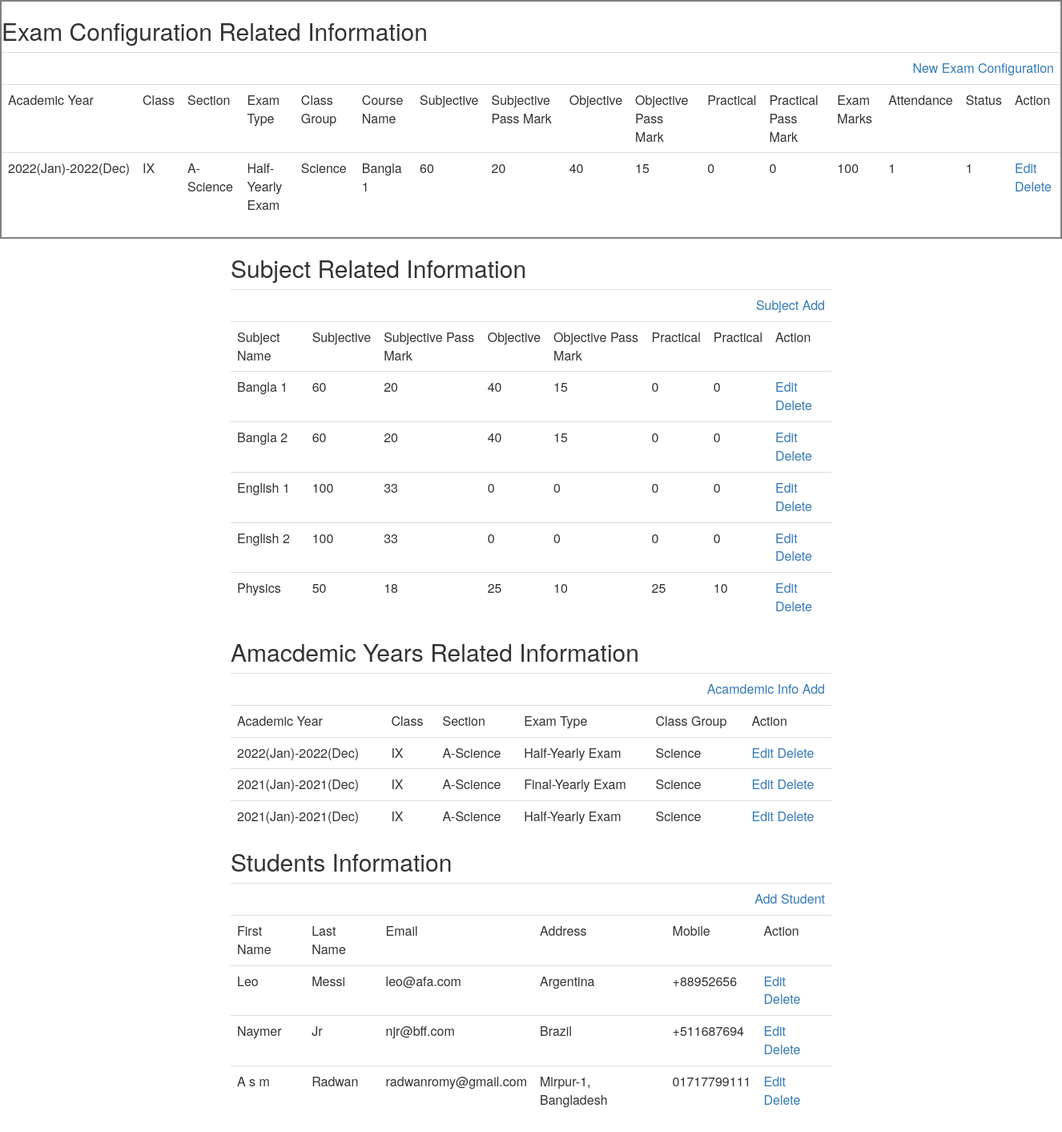
Before: / with the older database file.
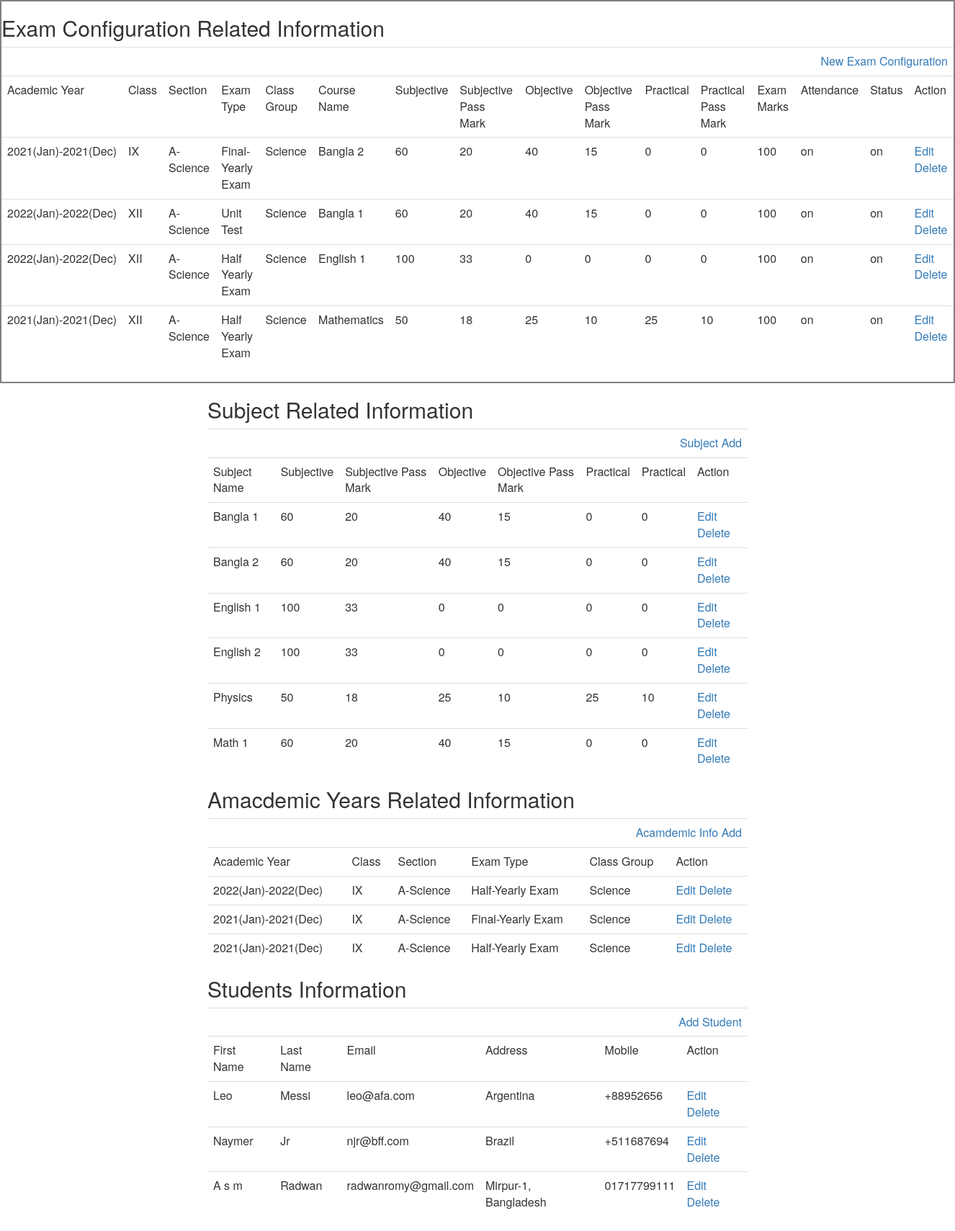
After: the same page with the newer database file.
### tables this page shows
CREATE TABLE `excon` (
  `exconid` int(11) NOT NULL,
  `ayear` varchar(50) NOT NULL,
  `aclass` varchar(50) NOT NULL,
  `asection` varchar(50) NOT NULL,
  `aexam` varchar(50) NOT NULL,
  `agroup` varchar(50) NOT NULL,
  `sname` varchar(50) NOT NULL,
  `subjective` int(11) NOT NULL,
  `subjective_pass` int(11) NOT NULL,
  `objective` int(11) NOT NULL,
  `objective_pass` int(11) NOT NULL,
  `practical` int(11) NOT NULL,
  `practical_pass` int(11) NOT NULL,
  `exmark` int(11) NOT NULL,
  `atten` varchar(50) NOT NULL,
  `status` varchar(50) NOT NULL
);

CREATE TABLE `subjects` (
  `scode` int(11) NOT NULL,
  `sname` varchar(50) NOT NULL,
  `subjective` int(11) NOT NULL,
  `subjective_pass` int(11) NOT NULL,
  `objective` int(11) NOT NULL,
  `objective_pass` int(11) NOT NULL,
  `practical` int(11) NOT NULL,
  `practical_pass` int(11) NOT NULL
);

CREATE TABLE `academy_info` (
  `acode` int(11) NOT NULL,
  `ayear` varchar(50) NOT NULL,
  `aclass` varchar(50) NOT NULL,
  `asection` varchar(50) NOT NULL,
  `aexam` varchar(50) NOT NULL,
  `agroup` varchar(50) NOT NULL
);

CREATE TABLE `register` (
  `id` int(11) NOT NULL,
  `first_name` varchar(64) NOT NULL,
  `last_name` varchar(64) NOT NULL,
  `address` text NOT NULL,
  `email` varchar(64) NOT NULL,
  `mobile` varchar(12) NOT NULL
);

### application/controllers/Register.php (called while the page is built, shortened)
<?php
class Register extends CI_Controller
{
    public function __construct()
    {
        $this->load->model('register_model');
        $this->load->helper('url');
    }
    public function index()
    {
        $arrData['register_detail'] = $this->register_model->get_all_register_detail();
        $arrData['sub_detail'] = $this->register_model->get_all_sub_detail();
        $arrData['aca_detail'] = $this->register_model->get_all_academy_detail();
        $arrData['excon_detail'] = $this->register_model->get_all_excon_detail();
        $this->load->view('list', $arrData);
    }
}

### index.php (called while the page is built, shortened)
<?php
require_once BASEPATH.'core/CodeIgniter.php';

### application/models/register_model.php (called while the page is built, shortened)
<?php
class Register_model extends CI_Model
{
    public function get_all_register_detail()
    {
        $this->db->select('*');
        $this->db->from('register');
        $objQuery = $this->db->get();
        return $objQuery->result_array();
    }
    public function get_all_sub_detail()
    {
        $this->db->select('*');
        $this->db->from('subjects');
        $objQuery = $this->db->get();
        return $objQuery->result_array();
    }
    public function get_all_academy_detail()
    {
        $this->db->select('*');
        $this->db->from('academy_info');
        $objQuery = $this->db->get();
        return $objQuery->result_array();
    }
    public function get_all_excon_detail()
    {
        $this->db->select('*');
        $this->db->from('excon');
        $objQuery = $this->db->get();
        return $objQuery->result_array();
    }
}

### application/views/list.php (the view, shortened to what this page needs)
<html>
<head>
    <link rel="stylesheet" href="https://maxcdn.bootstrapcdn.com/bootstrap/3.3.7/css/bootstrap.min.css">
</head>
<body>
    <div style="border: 2px solid gray;">
        <h2>Exam Configuration Related Information</h2>
        <table class="table">
            <tr>
                <td></td>
                <td>
                <td></td>
                </td>
                <td colspan="17" align="right"><a href="<?php echo site_url('register/exconadd'); ?>">New Exam Configuration</a></td>
            </tr>
            <tr>
                <td>Academic Year</td>
                <td>Class</td>
                <td>Section</td>
                <td>Exam Type</td>
                <td>Class Group</td>
                <td>Course Name</td>
                <td>Subjective</td>
                <td>Subjective Pass Mark</td>
                <td>Objective</td>
                <td>Objective Pass Mark</td>
                <td>Practical</td>
                <td>Practical Pass Mark</td>
                <td>Exam Marks</td>
                <td>Attendance</td>
                <td>Status</td>
                <td>Action</td>
            </tr>
            <?php
            foreach ($excon_detail as $excon) {
            ?>
                <tr>
                    <td><?php echo $excon['ayear']; ?></td>
                    <td><?php echo $excon['aclass']; ?></td>
                    <td><?php echo $excon['asection']; ?></td>
                    <td><?php echo $excon['aexam']; ?></td>
                    <td><?php echo $excon['agroup']; ?></td>
                    <td><?php echo $excon['sname']; ?></td>
                    <td><?php echo $excon['subjective']; ?></td>
                    <td><?php echo $excon['subjective_pass']; ?></td>
                    <td><?php echo $excon['objective']; ?></td>
                    <td><?php echo $excon['objective_pass']; ?></td>
                    <td><?php echo $excon['practical']; ?></td>
                    <td><?php echo $excon['practical_pass']; ?></td>
                    <td><?php echo $excon['exmark']; ?></td>
                    <td><?php echo $excon['atten']; ?></td>
                    <td><?php echo $excon['status']; ?></td>
                    <td><a href="<?php echo site_url('register/exconedit/'); ?><?php echo $excon['exconid']; ?>">Edit</a>
                        <a href="<?php echo site_url('register/deleteexcon/'); ?><?php echo $excon['exconid']; ?>">Delete</a>
                    </td>
                </tr>
            <?php
            }
            ?>
        </table>
    </div>
    <div class="container">
        <div class="row">
            <div class="col-md-2"></div>
            <div class="col-md-8">
                <h2>Subject Related Information</h2>
                <table class="table">
                    <tr>
                        <td></td>
                        <td>
                        <td></td>
                        </td>
                        <td colspan="5" align="right"><a href="<?php echo site_url('register/subadd'); ?>">Subject Add</a></td>
                    </tr>
                    <tr>
                        <td>Subject Name</td>
                        <td>Subjective</td>
                        <td>Subjective Pass Mark</td>
                        <td>Objective</td>
                        <td>Objective Pass Mark</td>
                        <td>Practical</td>
                        <td>Practical</td>
                        <td>Action</td>
                    </tr>
                    <?php
                    foreach ($sub_detail as $sub) {
                    ?>
                        <tr>
                            <td><?php echo $sub['sname']; ?></td>
                            <td><?php echo $sub['subjective']; ?></td>
                            <td><?php echo $sub['subjective_pass']; ?></td>
                            <td><?php echo $sub['objective']; ?></td>
                            <td><?php echo $sub['objective_pass']; ?></td>
                            <td><?php echo $sub['practical']; ?></td>
                            <td><?php echo $sub['practical_pass']; ?></td>
                            <td><a href="<?php echo site_url('register/subedit/'); ?><?php echo $sub['scode']; ?>">Edit</a>
                                <a href="<?php echo site_url('register/deletesub/'); ?><?php echo $sub['scode']; ?>">Delete</a>
                            </td>
                        </tr>
                    <?php
                    }
                    ?>
                </table>
                <h2>Amacdemic Years Related Information</h2>
                <table class="table">
                    <tr>
                        <td></td>
                        <td colspan="5" align="right"><a href="<?php echo site_url('register/acaadd'); ?>">Acamdemic Info Add</a></td>
                    </tr>
                    <tr>
                        <td>Academic Year</td>
                        <td>Class</td>
                        <td>Section</td>
                        <td>Exam Type</td>
                        <td>Class Group</td>
                        <td>Action</td>
                    </tr>
                    <?php
                    foreach ($aca_detail as $aca) {
                    ?>
                        <tr>
                            <td><?php echo $aca['ayear']; ?></td>
                            <td><?php echo $aca['aclass']; ?></td>
                            <td><?php echo $aca['asection']; ?></td>
                            <td><?php echo $aca['aexam']; ?></td>
                            <td><?php echo $aca['agroup']; ?></td>
                            <td><a href="<?php echo site_url('register/acaedit/'); ?><?php echo $aca['acode']; ?>">Edit</a>
                                <a href="<?php echo site_url('register/deleteaca/'); ?><?php echo $aca['acode']; ?>">Delete</a>
                            </td>
                        </tr>
                    <?php
                    }
                    ?>
                </table>
                <h2>Students Information</h2>
                <table class="table">
                    <tr>
                        <td>
                        <td></td>
                        </td>
                        <td colspan="5" align="right"><a href="<?php echo site_url('register/add'); ?>">Add Student</a></td>
                    </tr>
                    <tr>
                        <td>First Name</td>
                        <td>Last Name</td>
                        <td>Email</td>
                        <td>Address</td>
                        <td>Mobile</td>
                        <td>Action</td>
                    </tr>
                    <?php
                    foreach ($register_detail as $rg) {
                    ?>
                        <tr>
                            <td><?php echo $rg['first_name']; ?></td>
                            <td><?php echo $rg['last_name']; ?></td>
                            <td><?php echo $rg['email']; ?></td>
                            <td><?php echo $rg['address']; ?></td>
                            <td><?php echo $rg['mobile']; ?></td>
                            <td><a href="<?php echo site_url('register/edit/'); ?><?php echo $rg['id']; ?>">Edit</a>
                                <a href="<?php echo site_url('register/delete/'); ?><?php echo $rg['id']; ?>">Delete</a>
                            </td>
                        </tr>
                    <?php
                    }
                    ?>
                </table>
            </div>
            <div class="col-md-2"></div>
        </div>
    </div>
</body>
</html>

Changed rows visible on the page:
removed excon: ayear "2022(Jan)-2022(Dec)", aclass "IX", asection "A-Science", aexam "Half-Yearly Exam", agroup "Science", sname "Bangla 1", subjective "60", subjective_pass "20", objective "40", objective_pass "15", practical "0", practical_pass "0", exmark "100", atten "1", status "1"
added excon: ayear "2021(Jan)-2021(Dec)", aclass "IX", asection "A-Science", aexam "Final-Yearly Exam", agroup "Science", sname "Bangla 2", subjective "60", subjective_pass "20", objective "40", objective_pass "15", practical "0", practical_pass "0", exmark "100", atten "on", status "on"
added excon: ayear "2022(Jan)-2022(Dec)", aclass "XII", asection "A-Science", aexam "Unit Test", agroup "Science", sname "Bangla 1", subjective "60", subjective_pass "20", objective "40", objective_pass "15", practical "0", practical_pass "0", exmark "100", atten "on", status "on"
added excon: ayear "2022(Jan)-2022(Dec)", aclass "XII", asection "A-Science", aexam "Half Yearly Exam", agroup "Science", sname "English 1", subjective "100", subjective_pass "33", objective "0", objective_pass "0", practical "0", practical_pass "0", exmark "100", atten "on", status "on"
added excon: ayear "2021(Jan)-2021(Dec)", aclass "XII", asection "A-Science", aexam "Half Yearly Exam", agroup "Science", sname "Mathematics", subjective "50", subjective_pass "18", objective "25", objective_pass "10", practical "25", practical_pass "10", exmark "100", atten "on", status "on"
added subjects: sname "Math 1", subjective "60", subjective_pass "20", objective "40", objective_pass "15", practical "0", practical_pass "0"
